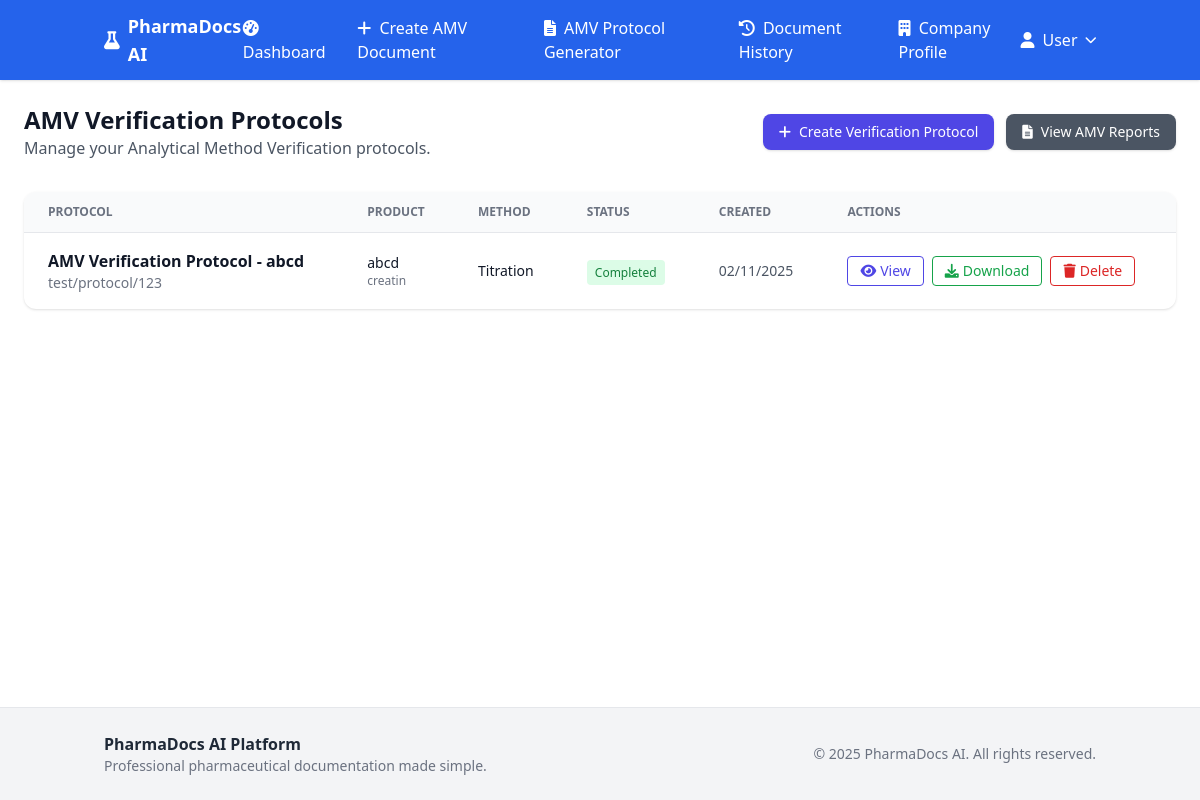
The page /amv/verification/list (signed in) on the database its author committed.
### models.py (models this page shows, shortened)
class Document(db.Model):
    __tablename__ = 'documents'
    id: Mapped[int] = mapped_column(Integer, primary_key=True)
    user_id: Mapped[int] = mapped_column(Integer, ForeignKey('users.id'), nullable=False)
    company_id: Mapped[int] = mapped_column(Integer, ForeignKey('companies.id'), nullable=False)
    document_type: Mapped[str] = mapped_column(String(50), nullable=False)  # AMV, PV, Stability, etc.
    document_number: Mapped[str] = mapped_column(String(100), nullable=True)
    title: Mapped[str] = mapped_column(String(300), nullable=False)
    status: Mapped[str] = mapped_column(String(20), default='draft')  # draft, generated, completed
    stp_file_url: Mapped[str] = mapped_column(String(500), nullable=True)
    raw_data_url: Mapped[str] = mapped_column(String(500), nullable=True)
    method_analysis_file_url: Mapped[str] = mapped_column(String(500), nullable=True)  # Added for AMV
    generated_doc_url: Mapped[str] = mapped_column(String(500), nullable=True)
    generated_excel_url: Mapped[str] = mapped_column(String(500), nullable=True)
    document_metadata: Mapped[str] = mapped_column(Text, nullable=True)  # JSON string for additional data
    created_at: Mapped[datetime] = mapped_column(DateTime, default=datetime.now())
    updated_at: Mapped[datetime] = mapped_column(DateTime, default=datetime.now(), onupdate=datetime.now())
    user: Mapped["User"] = relationship("User", back_populates="documents")
    company: Mapped["Company"] = relationship("Company", back_populates="documents")
    amv_details: Mapped["AMVDocument"] = relationship("AMVDocument", back_populates="document", uselist=False)
    amv_verification_details: Mapped["AMVVerificationDocument"] = relationship("AMVVerificationDocument", back_populates="document", uselist=False)

class AMVVerificationDocument(db.Model):
    __tablename__ = 'amv_verification_documents'
    id: Mapped[int] = mapped_column(Integer, primary_key=True)
    document_id: Mapped[int] = mapped_column(Integer, ForeignKey('documents.id'), nullable=False)
    product_name: Mapped[str] = mapped_column(String(200), nullable=False)
    active_ingredient: Mapped[str] = mapped_column(String(200), nullable=False)
    label_claim: Mapped[str] = mapped_column(String(100), nullable=False)
    test_method: Mapped[str] = mapped_column(String(50), nullable=False)  # HPLC, UV, Titration, etc.
    company_name: Mapped[str] = mapped_column(String(200), nullable=False)
    company_location: Mapped[str] = mapped_column(String(500), nullable=True)
    protocol_number: Mapped[str] = mapped_column(String(100), nullable=False)
    method_parameters: Mapped[str] = mapped_column(Text, nullable=True)
    selected_equipment: Mapped[str] = mapped_column(Text, nullable=True)
    selected_glass_materials: Mapped[str] = mapped_column(Text, nullable=True)
    selected_reagents: Mapped[str] = mapped_column(Text, nullable=True)
    selected_reference: Mapped[str] = mapped_column(Text, nullable=True)
    validation_parameters: Mapped[str] = mapped_column(Text, nullable=True)  # JSON array
    prepared_by_name: Mapped[str] = mapped_column(String(100), nullable=True)
    prepared_by_dept: Mapped[str] = mapped_column(String(100), nullable=True)
    reviewed_by_name: Mapped[str] = mapped_column(String(100), nullable=True)
    reviewed_by_dept: Mapped[str] = mapped_column(String(100), nullable=True)
    approved_by_name: Mapped[str] = mapped_column(String(100), nullable=True)
    approved_by_dept: Mapped[str] = mapped_column(String(100), nullable=True)
    authorized_by_name: Mapped[str] = mapped_column(String(100), nullable=True)
    authorized_by_dept: Mapped[str] = mapped_column(String(100), nullable=True)
    specification_range: Mapped[str] = mapped_column(String(100), nullable=True)
    wavelength: Mapped[str] = mapped_column(String(50), nullable=True)
    molecular_weight: Mapped[str] = mapped_column(String(50), nullable=True)
    molecular_formula: Mapped[str] = mapped_column(String(100), nullable=True)
    smiles: Mapped[str] = mapped_column(String(500), nullable=True)
    verification_status: Mapped[str] = mapped_column(String(20), default='draft')  # draft, in_progress, completed
    protocol_generated: Mapped[bool] = mapped_column(Boolean, default=False)
    report_generated: Mapped[bool] = mapped_column(Boolean, default=False)
    created_at: Mapped[datetime] = mapped_column(DateTime, default=datetime.now())
    updated_at: Mapped[datetime] = mapped_column(DateTime, default=datetime.now(), onupdate=datetime.now())
    document: Mapped["Document"] = relationship("Document", back_populates="amv_verification_details")

### app_routes/amv_routes.py (the view)
@amv_bp.route('/verification/list')
def list_amv_verification_documents():
    if 'user_id' not in session:
        return redirect(url_for('auth.login'))
    user_id = session['user_id']
    documents = Document.query.filter_by(
        user_id=user_id,
        document_type='AMV_VERIFICATION'
    ).order_by(Document.created_at.desc()).all()
    return render_template('amv_verification_list.html', documents=documents)

### app.py (called while the page is built)
@app.context_processor
def utility_processor():
    return {
        'get_amv_documents_count': get_amv_documents_count,
        'get_amv_verification_count': get_amv_verification_count
    }

### templates/amv_verification_list.html (shortened to what this page needs)
{% extends "base.html" %}
{% block content %}
<div class="px-6 py-6 max-w-7xl mx-auto">
    <div class="flex flex-col md:flex-row justify-between items-start md:items-center mb-8">
        <div>
            <h1 class="text-2xl font-bold text-gray-900">AMV Verification Protocols</h1>
            <p class="text-gray-600">Manage your Analytical Method Verification protocols.</p>
        </div>
        <div class="flex gap-3 mt-4 md:mt-0">
            <a href="{{ url_for('amv_bp.amv_verification_protocol_page') }}"
               class="inline-flex items-center px-4 py-2 bg-indigo-600 hover:bg-indigo-700 text-white text-sm font-medium rounded-lg shadow">
                <i class="fas fa-plus mr-2"></i>Create Verification Protocol
            </a>
            <a href="{{ url_for('amv_bp.list_amv_documents') }}"
               class="inline-flex items-center px-4 py-2 bg-gray-600 hover:bg-gray-700 text-white text-sm font-medium rounded-lg shadow">
                <i class="fas fa-file-alt mr-2"></i>View AMV Reports
            </a>
        </div>
    </div>
    {% if documents %}
    <div class="bg-white rounded-xl shadow overflow-hidden">
        <div class="overflow-x-auto">
            <table class="min-w-full divide-y divide-gray-200">
                <thead class="bg-gray-50">
                    <tr>
                        <th class="px-6 py-3 text-left text-xs font-semibold text-gray-500 uppercase">Protocol</th>
                        <th class="px-6 py-3 text-left text-xs font-semibold text-gray-500 uppercase">Product</th>
                        <th class="px-6 py-3 text-left text-xs font-semibold text-gray-500 uppercase">Method</th>
                        <th class="px-6 py-3 text-left text-xs font-semibold text-gray-500 uppercase">Status</th>
                        <th class="px-6 py-3 text-left text-xs font-semibold text-gray-500 uppercase">Created</th>
                        <th class="px-6 py-3 text-left text-xs font-semibold text-gray-500 uppercase">Actions</th>
                    </tr>
                </thead>
                <tbody class="divide-y divide-gray-100">
                    {% for doc in documents %}
                    <tr>
                        <td class="px-6 py-4">
                            <div class="font-semibold text-gray-900">{{ doc.title }}</div>
                            <div class="text-sm text-gray-500">{{ doc.document_number or 'No number' }}</div>
                        </td>
                        <td class="px-6 py-4">
                            {% if doc.amv_verification_details %}
                            <div class="text-sm text-gray-900">{{ doc.amv_verification_details.product_name }}</div>
                            <div class="text-xs text-gray-500">{{ doc.amv_verification_details.active_ingredient }}</div>
                            {% else %}
                            <span class="text-gray-400">No details</span>
                            {% endif %}
                        </td>
                        <td class="px-6 py-4">
                            {% if doc.amv_verification_details %}
                            <div class="text-sm text-gray-900">{{ doc.amv_verification_details.test_method or 'N/A' }}</div>
                            {% else %}
                            <span class="text-gray-400">N/A</span>
                            {% endif %}
                        </td>
                        <td class="px-6 py-4">
                            {% if doc.status == 'completed' %}
                            <span class="px-2 py-1 text-xs font-medium bg-green-100 text-green-700 rounded">Completed</span>
                            {% elif doc.status == 'generated' %}
                            <span class="px-2 py-1 text-xs font-medium bg-sky-100 text-sky-700 rounded">Generated</span>
                            {% else %}
                            <span class="px-2 py-1 text-xs font-medium bg-amber-100 text-amber-700 rounded">Draft</span>
                            {% endif %}
                        </td>
                        <td class="px-6 py-4 text-sm text-gray-600">
                            {{ doc.created_at.strftime("%d/%m/%Y") }}
                        </td>
                        <td class="px-6 py-4">
                            <div class="flex items-center space-x-2">
                                <a href="{{ url_for('amv_bp.view_amv_verification', document_id=doc.id) }}"
                                   class="inline-flex items-center px-3 py-1 border border-indigo-600 text-indigo-600 hover:bg-indigo-50 rounded text-sm"
                                   title="View">
                                    <i class="fas fa-eye mr-1"></i> View
                                </a>
                                {% if doc.generated_doc_url %}
                                <a href="{{ url_for('amv_bp.download_verification_protocol', document_id=doc.id) }}"
                                   class="inline-flex items-center px-3 py-1 border border-green-600 text-green-600 hover:bg-green-50 rounded text-sm"
                                   title="Download">
                                    <i class="fas fa-download mr-1"></i> Download
                                </a>
                                {% endif %}
                                <button onclick="deleteDocument({{ doc.id }}, 'AMV_VERIFICATION')"
                                        class="inline-flex items-center px-3 py-1 border border-red-600 text-red-600 hover:bg-red-50 rounded text-sm"
                                        title="Delete">
                                    <i class="fas fa-trash mr-1"></i> Delete
                                </button>
                            </div>
                        </td>
                    </tr>
                    {% endfor %}
                </tbody>
            </table>
        </div>
    </div>
    {% endif %}
</div>
{% endblock %}

### rows shown on the page
Document: title "AMV Verification Protocol - abcd", document_number "test/protocol/123", amv_verification_details.product_name "abcd", amv_verification_details.active_ingredient "creatin", amv_verification_details "Titration", status "Completed", created_at "02/11/2025"

### other values the page prints
{{ user.name if user else 'User' }} "User"
